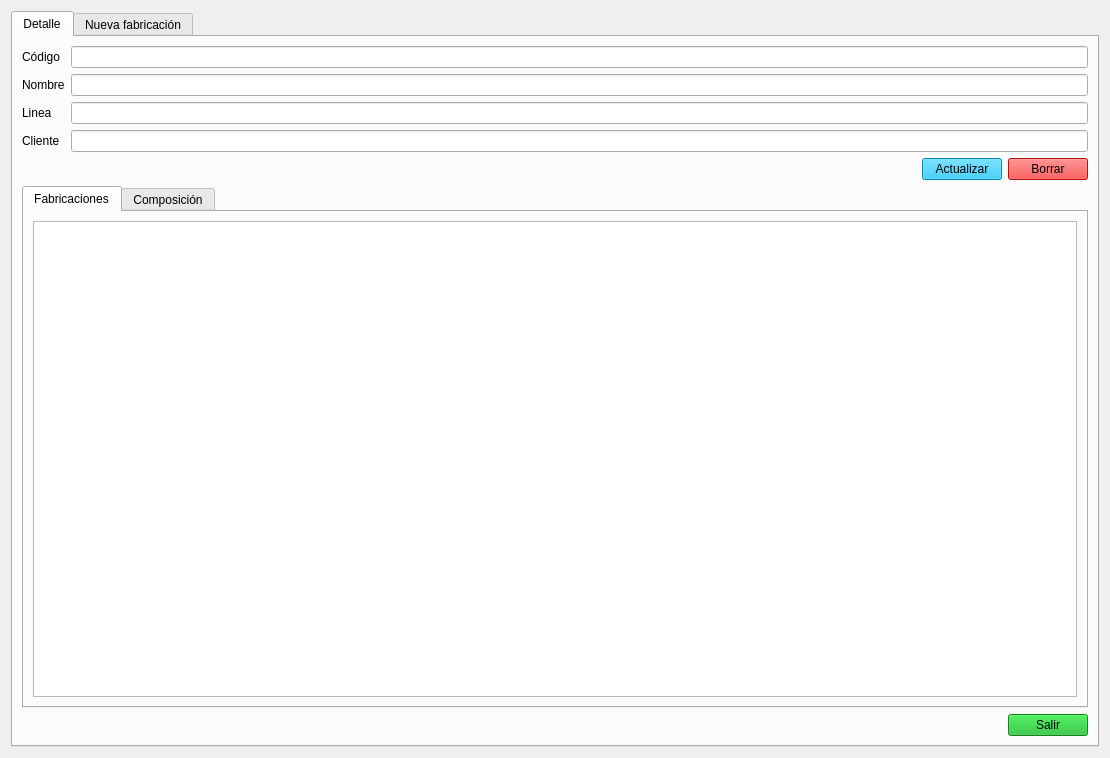
<?xml version="1.0" encoding="UTF-8"?>
<ui version="4.0">
 <class>Form</class>
 <widget class="QWidget" name="Form">
  <property name="windowModality">
   <enum>Qt::WindowModal</enum>
  </property>
  <property name="geometry">
   <rect>
    <x>0</x>
    <y>0</y>
    <width>1110</width>
    <height>758</height>
   </rect>
  </property>
  <property name="windowTitle">
   <string>Detalle Producto</string>
  </property>
  <property name="styleSheet">
   <string notr="true">QPushButton{

	
	background-color: rgb(6, 191, 249);

}</string>
  </property>
  <layout class="QVBoxLayout" name="verticalLayout">
   <item>
    <widget class="QTabWidget" name="tabWidget">
     <property name="currentIndex">
      <number>0</number>
     </property>
     <widget class="QWidget" name="tab_detalle">
      <attribute name="title">
       <string>Detalle</string>
      </attribute>
      <layout class="QVBoxLayout" name="verticalLayout_3">
       <item>
        <layout class="QFormLayout" name="formLayout">
         <item row="0" column="0">
          <widget class="QLabel" name="lbl_codigo_det">
           <property name="text">
            <string>Código</string>
           </property>
          </widget>
         </item>
         <item row="0" column="1">
          <widget class="QLineEdit" name="le_codigo_det">
           <property name="readOnly">
            <bool>true</bool>
           </property>
          </widget>
         </item>
         <item row="1" column="0">
          <widget class="QLabel" name="lbl_nombre_det">
           <property name="text">
            <string>Nombre</string>
           </property>
          </widget>
         </item>
         <item row="1" column="1">
          <widget class="QLineEdit" name="le_nombre_det"/>
         </item>
         <item row="2" column="0">
          <widget class="QLabel" name="lbl_linea_det">
           <property name="text">
            <string>Linea</string>
           </property>
          </widget>
         </item>
         <item row="2" column="1">
          <widget class="QLineEdit" name="le_linea_det"/>
         </item>
         <item row="3" column="0">
          <widget class="QLabel" name="lbl_cliente_det">
           <property name="text">
            <string>Cliente</string>
           </property>
          </widget>
         </item>
         <item row="3" column="1">
          <widget class="QLineEdit" name="le_cliente_det"/>
         </item>
        </layout>
       </item>
       <item>
        <layout class="QHBoxLayout" name="horizontalLayout_2">
         <item>
          <spacer name="horizontalSpacer_2">
           <property name="orientation">
            <enum>Qt::Horizontal</enum>
           </property>
           <property name="sizeHint" stdset="0">
            <size>
             <width>40</width>
             <height>20</height>
            </size>
           </property>
          </spacer>
         </item>
         <item>
          <widget class="QPushButton" name="btn_actualizar_det">
           <property name="text">
            <string>Actualizar</string>
           </property>
          </widget>
         </item>
         <item>
          <widget class="QPushButton" name="btn_borrar_det">
           <property name="styleSheet">
            <string notr="true">background-color: rgb(254, 20, 20);</string>
           </property>
           <property name="text">
            <string>Borrar</string>
           </property>
          </widget>
         </item>
        </layout>
       </item>
       <item>
        <widget class="QTabWidget" name="tabWidget_2">
         <property name="currentIndex">
          <number>0</number>
         </property>
         <widget class="QWidget" name="tab">
          <attribute name="title">
           <string>Fabricaciones</string>
          </attribute>
          <layout class="QVBoxLayout" name="verticalLayout_6">
           <item>
            <widget class="QTableView" name="tv_fab_historico">
             <property name="frameShape">
              <enum>QFrame::StyledPanel</enum>
             </property>
            </widget>
           </item>
          </layout>
         </widget>
         <widget class="QWidget" name="tab_2">
          <attribute name="title">
           <string>Composición</string>
          </attribute>
          <layout class="QVBoxLayout" name="verticalLayout_2">
           <item>
            <widget class="QTableView" name="tv_composicion_prod"/>
           </item>
          </layout>
         </widget>
        </widget>
       </item>
       <item>
        <layout class="QHBoxLayout" name="horizontalLayout">
         <property name="spacing">
          <number>9</number>
         </property>
         <item>
          <spacer name="horizontalSpacer">
           <property name="orientation">
            <enum>Qt::Horizontal</enum>
           </property>
           <property name="sizeType">
            <enum>QSizePolicy::MinimumExpanding</enum>
           </property>
           <property name="sizeHint" stdset="0">
            <size>
             <width>20</width>
             <height>13</height>
            </size>
           </property>
          </spacer>
         </item>
         <item>
          <widget class="QPushButton" name="btn_cerrar_det">
           <property name="styleSheet">
            <string notr="true">background-color: rgb(22, 183, 40);</string>
           </property>
           <property name="text">
            <string>Salir</string>
           </property>
          </widget>
         </item>
        </layout>
       </item>
      </layout>
     </widget>
     <widget class="QWidget" name="tab_fabricacion">
      <attribute name="title">
       <string>Nueva fabricación</string>
      </attribute>
      <layout class="QVBoxLayout" name="verticalLayout_4">
       <item>
        <layout class="QFormLayout" name="formLayout_2">
         <item row="0" column="0">
          <widget class="QLabel" name="lbl_fecha_fab">
           <property name="text">
            <string>Fecha</string>
           </property>
          </widget>
         </item>
         <item row="1" column="0">
          <widget class="QLabel" name="lbl_codigo_fab">
           <property name="text">
            <string>Código</string>
           </property>
          </widget>
         </item>
         <item row="1" column="1">
          <widget class="QLineEdit" name="le_codigo_fab">
           <property name="readOnly">
            <bool>true</bool>
           </property>
          </widget>
         </item>
         <item row="2" column="0">
          <widget class="QLabel" name="lbl_produto_fab">
           <property name="text">
            <string>Producto</string>
           </property>
          </widget>
         </item>
         <item row="2" column="1">
          <widget class="QLineEdit" name="le_producto_fab">
           <property name="readOnly">
            <bool>true</bool>
           </property>
          </widget>
         </item>
         <item row="3" column="0">
          <widget class="QLabel" name="lbl_cantidad_fab">
           <property name="text">
            <string>Cantidad</string>
           </property>
          </widget>
         </item>
         <item row="3" column="1">
          <widget class="QLineEdit" name="le_cantidad_fab"/>
         </item>
         <item row="4" column="0">
          <widget class="QLabel" name="lbl_lote_fab">
           <property name="text">
            <string>Lote</string>
           </property>
          </widget>
         </item>
         <item row="4" column="1">
          <widget class="QLineEdit" name="le_lote_fab"/>
         </item>
         <item row="5" column="0">
          <widget class="QLabel" name="lbl_fecha_cad_fab">
           <property name="text">
            <string>Fecha Caducidad</string>
           </property>
          </widget>
         </item>
         <item row="6" column="0">
          <widget class="QLabel" name="lbl_equipo_fab">
           <property name="text">
            <string>Equipo</string>
           </property>
          </widget>
         </item>
         <item row="6" column="1">
          <widget class="QComboBox" name="cb_equipo_fab"/>
         </item>
         <item row="0" column="1">
          <widget class="QDateEdit" name="de_fecha_fab">
           <property name="enabled">
            <bool>false</bool>
           </property>
           <property name="font">
            <font>
             <hintingpreference>PreferVerticalHinting</hintingpreference>
            </font>
           </property>
           <property name="readOnly">
            <bool>true</bool>
           </property>
           <property name="buttonSymbols">
            <enum>QAbstractSpinBox::NoButtons</enum>
           </property>
           <property name="displayFormat">
            <string>dd/MM/yyyy</string>
           </property>
           <property name="calendarPopup">
            <bool>false</bool>
           </property>
           <property name="date">
            <date>
             <year>2024</year>
             <month>1</month>
             <day>1</day>
            </date>
           </property>
          </widget>
         </item>
         <item row="5" column="1">
          <widget class="QDateEdit" name="de_fecha_cad_fab">
           <property name="enabled">
            <bool>true</bool>
           </property>
           <property name="buttonSymbols">
            <enum>QAbstractSpinBox::NoButtons</enum>
           </property>
           <property name="displayFormat">
            <string>dd/MM/yyyy</string>
           </property>
           <property name="calendarPopup">
            <bool>true</bool>
           </property>
           <property name="date">
            <date>
             <year>2024</year>
             <month>1</month>
             <day>1</day>
            </date>
           </property>
          </widget>
         </item>
        </layout>
       </item>
       <item>
        <layout class="QHBoxLayout" name="horizontalLayout_3">
         <item>
          <spacer name="horizontalSpacer_3">
           <property name="orientation">
            <enum>Qt::Horizontal</enum>
           </property>
           <property name="sizeHint" stdset="0">
            <size>
             <width>40</width>
             <height>20</height>
            </size>
           </property>
          </spacer>
         </item>
         <item>
          <widget class="QPushButton" name="btn_add_fab">
           <property name="text">
            <string>Añadir</string>
           </property>
          </widget>
         </item>
        </layout>
       </item>
       <item>
        <widget class="QGroupBox" name="groupBox_2">
         <property name="title">
          <string>Pesada</string>
         </property>
         <layout class="QVBoxLayout" name="verticalLayout_5">
          <item>
           <widget class="QTableView" name="tv_detalle_new_fab">
            <property name="frameShape">
             <enum>QFrame::StyledPanel</enum>
            </property>
           </widget>
          </item>
         </layout>
        </widget>
       </item>
       <item>
        <layout class="QHBoxLayout" name="horizontalLayout_4">
         <item>
          <spacer name="horizontalSpacer_4">
           <property name="orientation">
            <enum>Qt::Horizontal</enum>
           </property>
           <property name="sizeHint" stdset="0">
            <size>
             <width>40</width>
             <height>20</height>
            </size>
           </property>
          </spacer>
         </item>
         <item>
          <widget class="QPushButton" name="btn_imprimir_fab">
           <property name="styleSheet">
            <string notr="true">background-color: rgb(245, 194, 17);</string>
           </property>
           <property name="text">
            <string>Imprimir</string>
           </property>
          </widget>
         </item>
         <item>
          <widget class="QPushButton" name="btn_cerrar_fab">
           <property name="styleSheet">
            <string notr="true">background-color: rgb(22, 183, 40);</string>
           </property>
           <property name="text">
            <string>Salir</string>
           </property>
          </widget>
         </item>
        </layout>
       </item>
      </layout>
     </widget>
    </widget>
   </item>
  </layout>
 </widget>
 <resources/>
 <connections/>
</ui>
